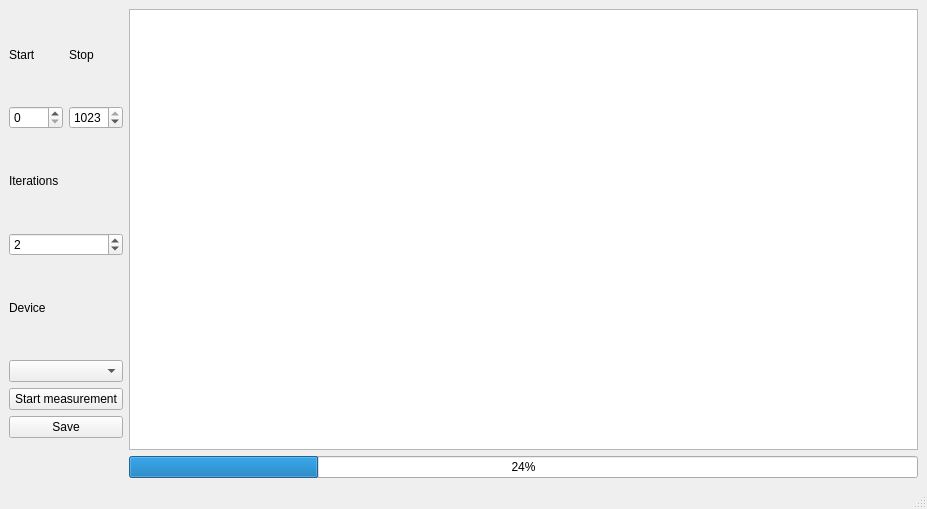
<?xml version="1.0" encoding="UTF-8"?>
<ui version="4.0">
 <class>MainWindow</class>
 <widget class="QMainWindow" name="MainWindow">
  <property name="geometry">
   <rect>
    <x>0</x>
    <y>0</y>
    <width>927</width>
    <height>509</height>
   </rect>
  </property>
  <property name="windowTitle">
   <string>MainWindow</string>
  </property>
  <widget class="QWidget" name="centralwidget">
   <layout class="QVBoxLayout" name="verticalLayout_3">
    <item>
     <layout class="QHBoxLayout" name="horizontalLayout">
      <item>
       <layout class="QVBoxLayout" name="verticalLayout">
        <item>
         <layout class="QHBoxLayout" name="range_buttons">
          <item>
           <layout class="QVBoxLayout" name="verticalLayout_2">
            <item>
             <widget class="QLabel" name="start_label">
              <property name="text">
               <string>Start</string>
              </property>
             </widget>
            </item>
            <item>
             <widget class="QSpinBox" name="startSpinBox">
              <property name="maximum">
               <number>1023</number>
              </property>
             </widget>
            </item>
           </layout>
          </item>
          <item>
           <layout class="QVBoxLayout" name="startLayout">
            <item>
             <widget class="QLabel" name="stop_label">
              <property name="text">
               <string>Stop</string>
              </property>
             </widget>
            </item>
            <item>
             <widget class="QSpinBox" name="stopSpinBox">
              <property name="maximum">
               <number>1023</number>
              </property>
              <property name="value">
               <number>1023</number>
              </property>
             </widget>
            </item>
           </layout>
          </item>
         </layout>
        </item>
        <item>
         <layout class="QVBoxLayout" name="iterationsLayout">
          <item>
           <widget class="QLabel" name="iterations_label">
            <property name="text">
             <string>Iterations</string>
            </property>
           </widget>
          </item>
          <item>
           <widget class="QSpinBox" name="iterationsSpinBox">
            <property name="maximum">
             <number>50</number>
            </property>
            <property name="value">
             <number>2</number>
            </property>
           </widget>
          </item>
         </layout>
        </item>
        <item>
         <layout class="QVBoxLayout" name="deviceLayout">
          <item>
           <widget class="QLabel" name="device_label">
            <property name="text">
             <string>Device</string>
            </property>
           </widget>
          </item>
          <item>
           <widget class="QComboBox" name="deviceComboBox"/>
          </item>
         </layout>
        </item>
        <item>
         <widget class="QPushButton" name="start_button">
          <property name="text">
           <string>Start measurement</string>
          </property>
         </widget>
        </item>
        <item>
         <widget class="QPushButton" name="saveButton">
          <property name="text">
           <string>Save</string>
          </property>
         </widget>
        </item>
        <item>
         <spacer name="verticalSpacer">
          <property name="orientation">
           <enum>Qt::Orientation::Vertical</enum>
          </property>
          <property name="sizeType">
           <enum>QSizePolicy::Policy::Minimum</enum>
          </property>
          <property name="sizeHint" stdset="0">
           <size>
            <width>20</width>
            <height>40</height>
           </size>
          </property>
         </spacer>
        </item>
       </layout>
      </item>
      <item>
       <layout class="QVBoxLayout" name="verticalLayout_4">
        <item>
         <widget class="PlotWidget" name="plot_widget"/>
        </item>
        <item>
         <widget class="QProgressBar" name="progressBar">
          <property name="value">
           <number>24</number>
          </property>
         </widget>
        </item>
       </layout>
      </item>
     </layout>
    </item>
   </layout>
  </widget>
  <widget class="QMenuBar" name="menubar">
   <property name="geometry">
    <rect>
     <x>0</x>
     <y>0</y>
     <width>927</width>
     <height>22</height>
    </rect>
   </property>
  </widget>
  <widget class="QStatusBar" name="statusbar"/>
 </widget>
 <customwidgets>
  <customwidget>
   <class>PlotWidget</class>
   <extends>QGraphicsView</extends>
   <header>pyqtgraph</header>
  </customwidget>
 </customwidgets>
 <resources/>
 <connections/>
</ui>
